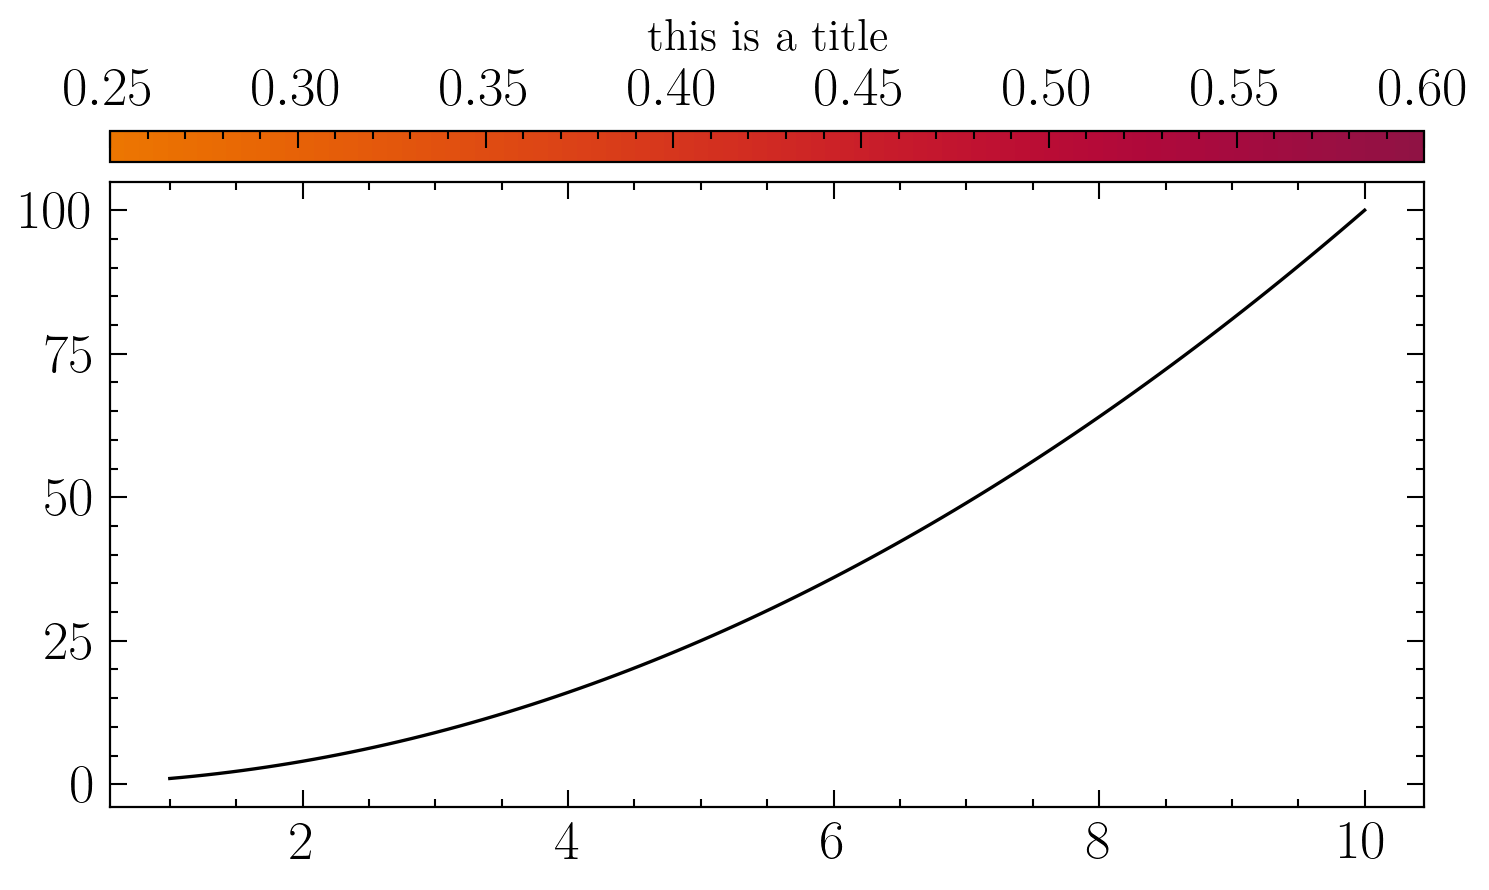

Generate this figure with Python:
## Demo file by Neco for Marcus

import numpy as np
import cmasher as cmr
import matplotlib.pyplot as plt

from ThePlottingModule import PlotFuncs


def main():
  ## INITIALISE STUFF
  ## ----------------
  fig, ax = plt.subplots()
  ## plot random data
  data_x = np.linspace(1, 10, 100)
  data_y = data_x**2
  ax.plot(data_x, data_y, "k-")
  ## THIS IS THE STUFF YOU SHOULD CARE ABOUT
  ## ---------------------------------------
  ## trucated bounds in [0.0, 1.0]
  vmin, vmax = 0.25, 0.6
  ## create the cmap object
  cmap = PlotFuncs.createCmap(
    cmap_name   = "cmr.ember_r",
    vmin        = vmin,
    vmax        = vmax
  )
  ## add colorbar to axis
  label = "this is a title"
  cmap_args = {
    "fig"   : fig,
    "ax"    : ax,
    "cmap"  : cmap,
    "vmin"  : vmin,
    "vmax"  : vmax,
    "label" : label
  }
  # PlotFuncs.addColorbar_fromCmap(orientation="vertical", **cmap_args) # right
  PlotFuncs.addColorbar_fromCmap(orientation="horizontal", **cmap_args) # top
  ## SAVE FIGURE
  ## -----------
  filepath_fig = f"demo_colorbar.png"
  PlotFuncs.saveFigure(fig, filepath_fig)

if __name__ == "__main__":
  main()

## END OF DEMO PROGRAM
